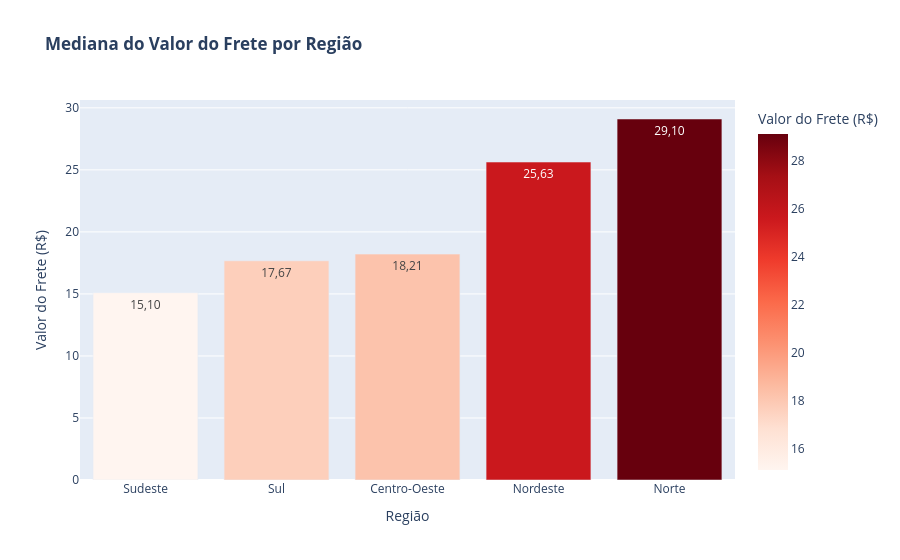

Write notebook code for a chart like this one.
### Markdown cell above
#### **Análise do Volume vs. Ticket Médio por Região** 

Este gráfico utiliza um eixo duplo para comparar o volume absoluto de pedidos (barras) com o comportamento de gasto (linhas de média e mediana).

**1. Dominância Operacional do Sudeste:**  
A altura da barra confirma que a região Sudeste detém a vasta maioria da operação (mais de 66 mil pedidos). Isso indica a forte penetração logística e de mercado nessa região, que serve como o motor de volume do marketplace.

**2. Nordeste e Norte: O maior valor por pedido:** A região Nordeste apresenta a terceira maior quantidade de pedidos e ostenta o segundo maior ticket médio (mediana) de 99,00, ocupando a posição central do gráfico. Já o Norte, apesar do menor volume, possui a maior mediana entre as regiões (105,00). Isso mostra que, nessas localidades, que são próximas, o foco do consumo tende a ser em produtos de maior valor agregado.

**3. Sul e Centro-Oeste:** O Sul ocupa a segunda posição em volume (13.814 pedidos), com uma mediana de 88,38. O Centro-Oeste apresenta comportamento intermediário, com mediana de 89,99. Ambas as regiões mostram uma homogeneidade no perfil de consumo em relação ao Sudeste, talvez também relacionadas a proximade com essa região de destaque. 

**4. Mediana vs. Média Aritmética:** No gráfico, é possível visualizar que a Mediana se mostra muito mais estável entre as regiões do que a Média. Enquanto a Média (linha vermelha tracejada) é "puxada" para cima por possiveis valores extremos (outliers), a Mediana revela que o gasto típico do cliente é equilibrado, variando entre 82,80 e 105,00.

**5. Conclusão:** Fica evidente uma relação inversa nas regiões onde o volume de vendas é menor (Norte, Nordeste e Centro-Oeste), o valor gasto por pedido tende a ser maior. Isso reforça a tese de que, em regiões onde o acesso é mais fácil e o frete é mais barato (Sudeste e Sul), os clientes realizam compras menores e mais frequentes. Já onde o frete é possivelmente mais oneroso, os clientes tendem a realizar pedidos de maior valor para compensar os custos de envio.  
Em relação ao volume ser muito maior na regiões Sudeste e Sul, isso pode estar relacionado com a renda per capita dessas regiões ser média muito maior que das outras regiões do pais, logo, esse fato também se relaciona diretamente com o acessos e hábitos de consumo por plataformas de  digitais, como a base de dados analisada é do período entre 2016 e 2018, essas diferenças regionais poderiam ser ainda maiores do que são hoje.

### Code cell
# Grafico Mediana Frete por Região

import plotly.express as px  # Garante o import do px

# Agrupando a mediana do frete por região
frete_regiao = dataset.groupby('regiao')['freight_value'].median().reset_index().sort_values(by='freight_value')

fig_frete = px.bar(
    frete_regiao, 
    x='regiao', 
    y='freight_value',
    title="<b>Mediana do Valor do Frete por Região</b>",
    labels={'freight_value': 'Valor do Frete (R$)', 'regiao': 'Região'},
    text_auto='.2f',
    color='freight_value',
    color_continuous_scale='Reds'
)

fig_frete.update_layout(separators=',.')
fig_frete.show()

# CORREÇÃO AQUI: Mudado de fig para fig_frete para bater com o nome do gráfico acima
fig_frete.write_html("grafico_interativo_olist.html")

### Figure 1 — Plotly figure (JSON) as saved in the notebook; plotly's stock layout.template omitted (floating-point values rounded to 4 significant figures)
{"data": [{"hovertemplate": "Região=%{x}<br>Valor do Frete (R$)=%{marker.color}<extra></extra>", "legendgroup": "", "marker": {"color": [15.1, 17.67, 18.21, 25.63, 29.1], "coloraxis": "coloraxis", "pattern": {"shape": ""}}, "name": "", "orientation": "v", "showlegend": false, "textposition": "auto", "texttemplate": "%{y:.2f}", "type": "bar", "x": ["Sudeste", "Sul", "Centro-Oeste", "Nordeste", "Norte"], "xaxis": "x", "y": [15.1, 17.67, 18.21, 25.63, 29.1], "yaxis": "y"}], "layout": {"barmode": "relative", "coloraxis": {"colorbar": {"title": {"text": "Valor do Frete (R$)"}}, "colorscale": [[0, "rgb(255,245,240)"], [0.125, "rgb(254,224,210)"], [0.25, "rgb(252,187,161)"], [0.375, "rgb(252,146,114)"], [0.5, "rgb(251,106,74)"], [0.625, "rgb(239,59,44)"], [0.75, "rgb(203,24,29)"], [0.875, "rgb(165,15,21)"], [1, "rgb(103,0,13)"]]}, "legend": {"tracegroupgap": 0}, "separators": ",.", "title": {"text": "<b>Mediana do Valor do Frete por Região</b>"}, "xaxis": {"anchor": "y", "domain": [0, 1], "title": {"text": "Região"}}, "yaxis": {"anchor": "x", "domain": [0, 1], "title": {"text": "Valor do Frete (R$)"}}}}
